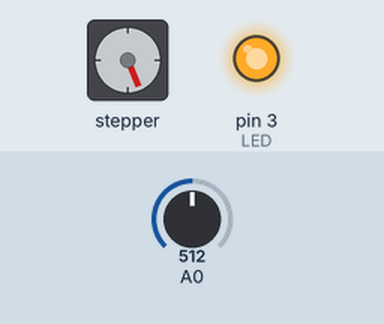
Recording of a sketch running on a simulated Arduino Uno, built with avr-gcc and run on an emulated ATmega328P. On the bench: stepper motor, output pins drawn as LEDs (lit = HIGH). The test bench sets the inputs (shaded band); at power-on: A0 = 512. Stepper angles assume 200 steps per turn.

Above: at 1.27 s.
1.3 s: A0 set to 122
At 2.2 s:
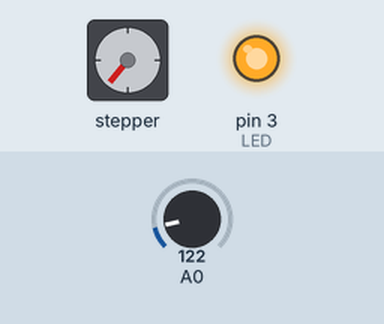
4.3 s: A0 set to 0
At 4.7 s:
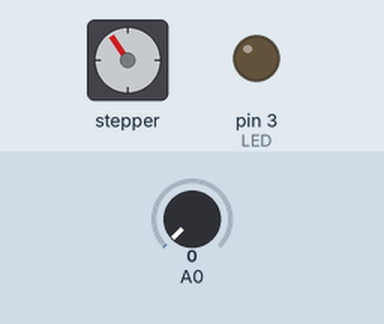
5.8 s: A0 set to 9
7.3 s: A0 set to 12
At 7.76 s:
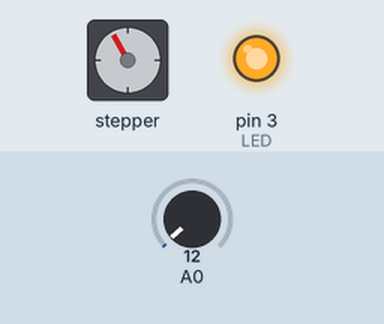
10.3 s: A0 set to 306
Timing chart, 0 to 14.3 s (numbered marks = the images above; inputs shaded):
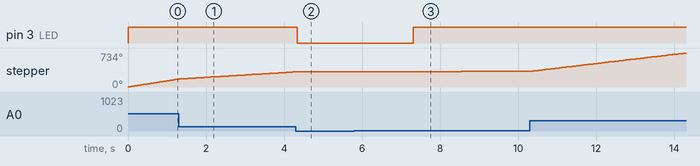

Measured:
- the behaviour switches between 10 and 11 on A0 (found by bisection; images 2 and 3)
- after the input at 4.3 s, pin 3 (LED): HIGH → LOW at once; stepper: stops changing and stays 327°
- after the input at 5.8 s, every drawn part: stays the same
- after the input at 7.3 s, pin 3 (LED): LOW → HIGH at once; stepper: keeps turning clockwise at about 7°/s, starting at once

The sketch:

stepper_speedControl.ino
```cpp
/*
 Stepper Motor Control - speed control

 This program drives a unipolar or bipolar stepper motor.
 The motor is attached to digital pins 8 - 11 of the Arduino.
 A potentiometer is connected to analog input 0.

 The motor will rotate in a clockwise direction. The higher the potentiometer value,
 the faster the motor speed. Because setSpeed() sets the delay between steps,
 you may notice the motor is less responsive to changes in the sensor value at
 low speeds.

 Created 30 Nov. 2009
 Modified 28 Oct 2010
 by Tom Igoe

 */

#include <Stepper.h>

const int stepsPerRevolution = 200;  // change this to fit the number of steps per revolution
// for your motor


// initialize the stepper library on pins 8 through 11:
Stepper myStepper(stepsPerRevolution, 8, 9, 10, 11);

int stepCount = 0;  // number of steps the motor has taken
int LED = 3;

void setup() {
  pinMode(LED, OUTPUT);  // we will attach an Led to pin 3 and it will turn on if the Stepper  is moving
}

void loop() {
  // read the sensor value:
  int sensorReading = analogRead(A0);
  // map it to a range from 0 to 10:
  int motorSpeed = map(sensorReading, 0, 1023, 0, 100);
  // set the motor speed:
  if (motorSpeed > 0) {
    myStepper.setSpeed(motorSpeed);
    // step 1/100 of a revolution:

     digitalWrite(LED, HIGH);

    myStepper.step(stepsPerRevolution / 100);
  }
   else

 digitalWrite(LED, LOW);

 delay(15);
}
```
